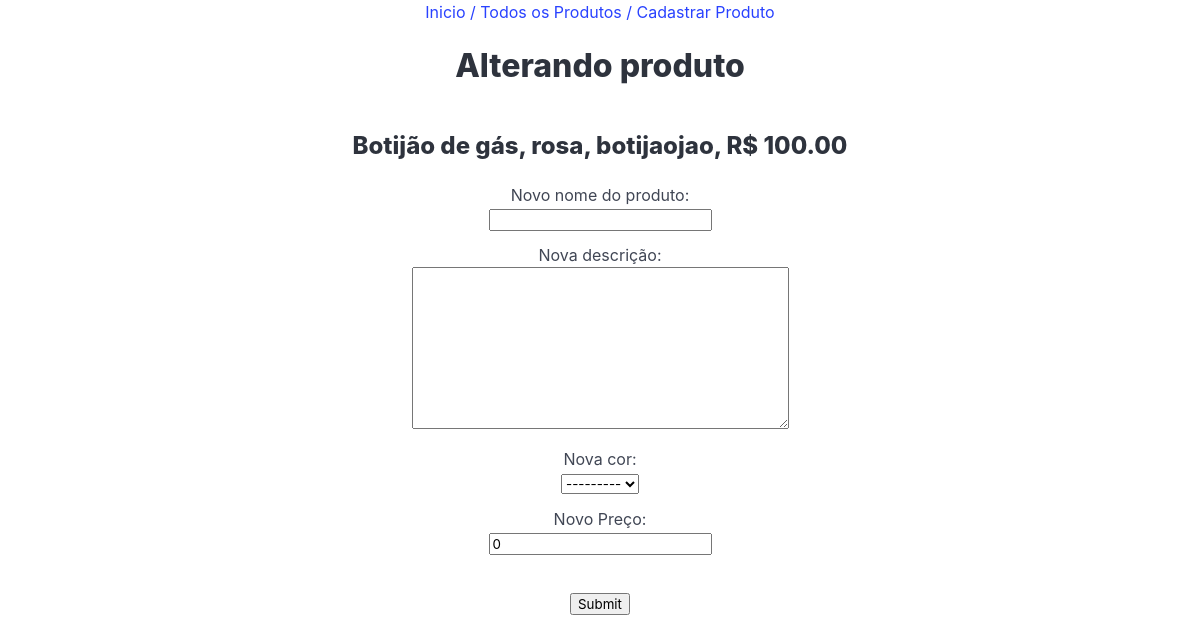
The app's page /produto/update_produto/1, older data.
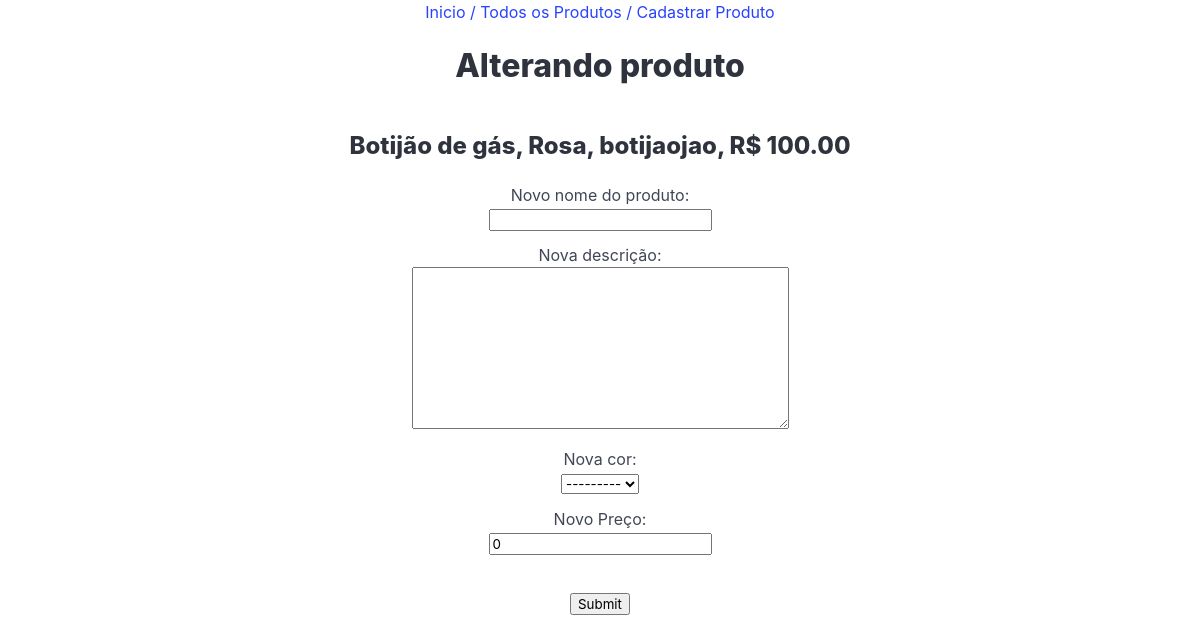
The same page, newer data.
### produto/models.py (models this page shows, shortened)
class Produtos(models.Model):
    produto = models.CharField('Produto', max_length=200)
    cor = models.ForeignKey(Cores, on_delete=models.PROTECT, verbose_name='Cor')
    descricao = models.TextField('Descrição', blank=True)
    preco = models.DecimalField('Preço', decimal_places=2, max_digits=8, default=0)
    quantidade = models.IntegerField('Quantidade', default=0)
    criado = models.DateTimeField('Criado em', auto_now_add=True)
    modificado = models.DateTimeField('Modificado em', auto_now=True)
    def __str__(self):
        return self.produto
    class Meta:
        ordering = ['-produto']
        verbose_name = 'Produto'

class Cores(models.Model):
    cor = models.CharField('Cor', max_length=200)
    def __str__(self):
        return self.cor
    class Meta:
        verbose_name= 'Cor'
        verbose_name_plural = 'Cores'

### produto/views.py (the view)
# urls.py: path('update_produto/<int:pk>', update_produto, name = 'update_produto'),
def update_produto(request, pk):
    resultado = Produtos.objects.get(pk = pk)
    if request.method == 'POST':
        form = ProdutoForm(request.POST, instance = resultado)
        if form.is_valid():
            form.save()
            return redirect('list_produto.html')
    else:
        form = ProdutoForm()
        context = {
            'item':resultado,
            'form': form,
            'pk':pk
        }
        return render(request, 'update_produto.html', context)

### produto/forms.py
class ProdutoForm(forms.ModelForm):
    class Meta:
        model = Produtos
        fields =  ['produto', 'cor', 'descricao', 'preco']

### core/templates/update_produto.html (shortened to what this page needs)
{% extends 'base.html' %}
{% block product %}
<h1 class="title">Alterando produto</h1>
<h2 class="title is-4">
{{item}},
{{item.cor}},
{{item.descricao}}, R$
{{item.preco}}
</h2>
<form style = ""class="is-centered container" action="{% url 'update_produto' pk %}" method="POST">
    <div class="field">
      Novo nome do produto:
      <div class="control">
        {{form.produto}}
      </div>
    </div>
    <div class="field">
      Nova descrição:
      <div class="control">
        {{form.descricao}}
      </div>
    </div>
    <div class="field">
      Nova cor:
      <div class="control">
        {{form.cor}}
      </div>
    </div>
    <div class="field">
      Novo Preço:
      <div class="control">
        {{form.preco}}
      </div>
    </div>    </br>
    <input class="is-centered" type="submit" value="Submit">
</form>
{% endblock %}

Row changes from the older to the newer data that the page shows:
changed through a linked row, Produtos "Botijão de gás": cor "rosa" → "Rosa"
